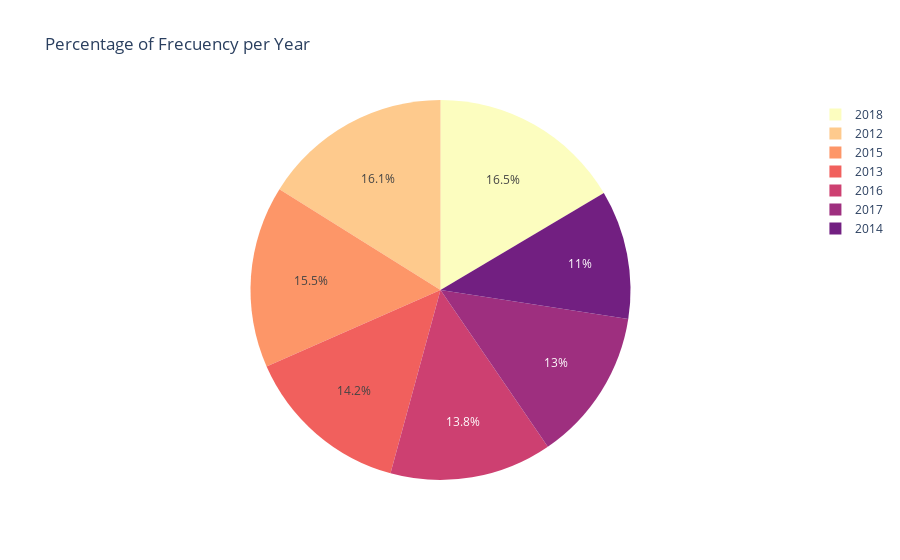

Notebook cell for this chart:
### Code cell
fig = px.pie(year_total,  values='Frequency',
             names='Year', color_discrete_sequence=px.colors.sequential.Magma_r,
            title='Percentage of Frecuency per Year')
fig.show()

### Figure 1 — Plotly figure (JSON) as saved in the notebook; plotly's stock layout.template omitted (floating-point values rounded to 4 significant figures)
{"data": [{"domain": {"x": [0, 1], "y": [0, 1]}, "hovertemplate": "Year=%{label}<br>Frequency=%{value}<extra></extra>", "labels": [2012, 2013, 2014, 2015, 2016, 2017, 2018], "legendgroup": "", "name": "", "showlegend": true, "type": "pie", "values": [1920, 1689, 1309, 1848, 1645, 1550, 1964]}], "layout": {"legend": {"tracegroupgap": 0}, "piecolorway": ["#fcfdbf", "#feca8d", "#fd9668", "#f1605d", "#cd4071", "#9e2f7f", "#721f81", "#440f76", "#180f3d", "#000004"], "title": {"text": "Percentage of Frecuency per Year"}}}
